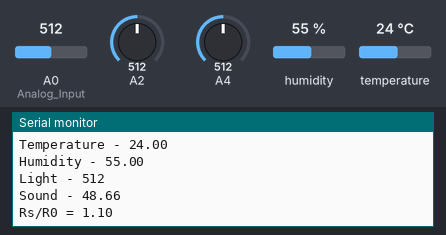
Bench run of a sketch on a simulated Arduino Uno, built with avr-gcc and run on an emulated ATmega328P. Shown: the last lines printed to the serial monitor. The inputs (shaded band) are chosen by the test bench; at power-on: A2 = 512, A0 (Analog_Input) = 512, A4 = 512, humidity 55 %, temperature 24 °C.

Above: at 9.3 s.
9.4 s: A2 set to 111
At 11.3 s:
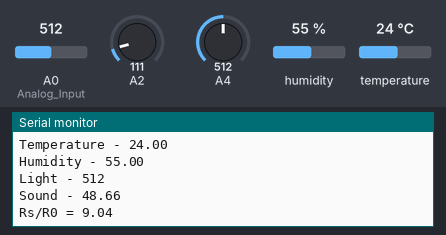
13.5 s: A2 set to 92
At 14.3 s:
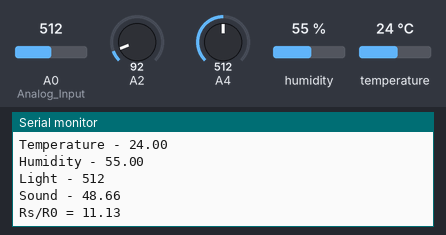
Timing chart, 0 to 16.0 s (numbered marks = the images above; inputs shaded):
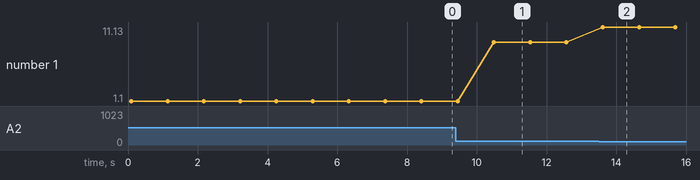

Measured:
- after the input at 9.4 s, the serial monitor: prints a new line after 1.1 s (image 1)
- after the input at 13.5 s, the serial monitor: prints a new line after 0.11 s (image 2)
- plotted number 1: 1.1 → 9.04 after the input at 9.4 s, 9.04 → 11.13 after the input at 13.5 s

The sketch:

ArduinoSensors.ino
```cpp
#include <dht.h>

dht DHT;

#define DHT11_PIN 7
int Analog_Input = A0;
void setup(){
  pinMode (Analog_Input, INPUT);

  Serial.begin(9600);
}

void loop(){


  int chk = DHT.read11(DHT11_PIN);
  Serial.print("Temperature - ");
  Serial.println(DHT.temperature);
  Serial.print("Humidity - ");
  Serial.println(DHT.humidity);


  int analogValue = analogRead(A4);
  Serial.print("Light - ");
  Serial.println(analogValue);
  /*
  if(analogValue > 10 && analogValue < 299 )
  {
    Serial.println("Bright - ");
    Serial.println(analogValue);
  }
  else if(analogValue > 300 && analogValue < 399)
  {
    Serial.println("Light - ");
    Serial.println(analogValue);
  }
  else if (analogValue > 400 &&  analogValue < 699)
  {
    Serial.println(" - Dim");
    Serial.println(analogValue);
  }
  else if(analogValue > 700)
  {
    Serial.println(" - Dark");
    Serial.println(analogValue);
  }
  */

  float  Analogous;
  float dbV;
  Analogous  =  analogRead (Analog_Input)   *  (5.0 / 1023.0);
  dbV = 20*log10(Analogous/0.00923);
  Serial.print  ("Sound - ");
  Serial.println (dbV) ;
  //Serial.println  ("db");

  float sensor_volt;
  float RS_gas;
  float ratio;
  float R0 = 0.91;

  int sensorValue = analogRead(A2);
  sensor_volt = ((float)sensorValue / 1024) * 5.0;
  RS_gas = (5.0 - sensor_volt) / sensor_volt;

  ratio = RS_gas / R0;

  Serial.print("Rs/R0 = ");
  Serial.println(ratio);


  delay(1000);
}
```
